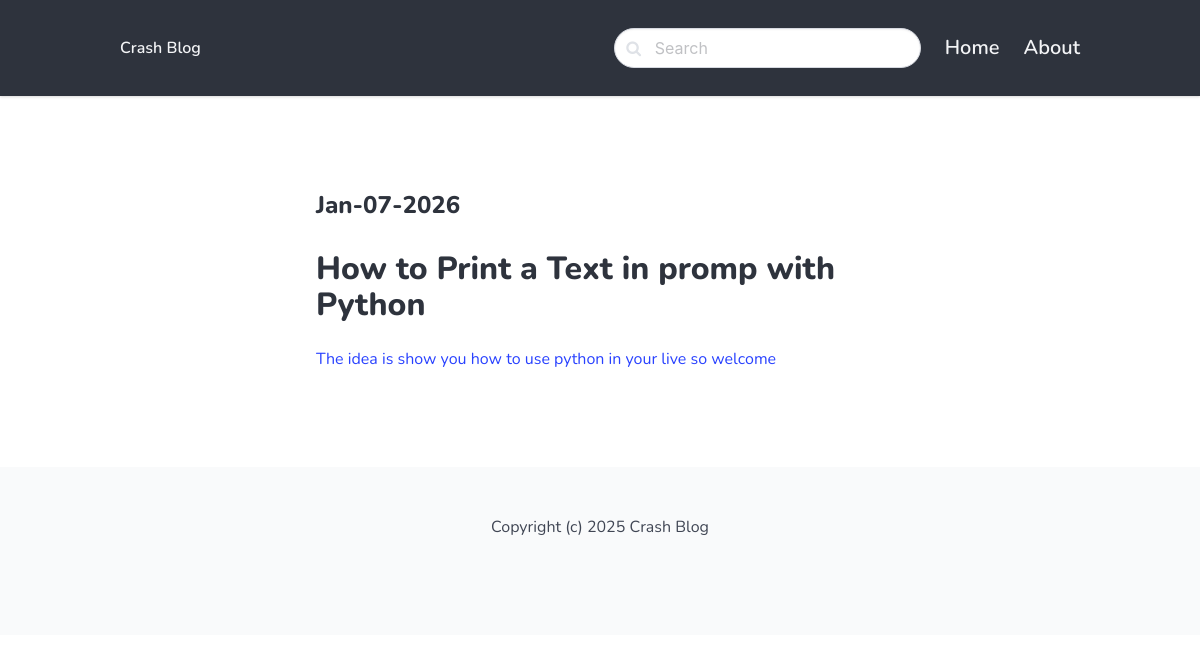
Page /python/ on the committed database.
### blog/models.py (models this page shows, shortened)
class Post(models.Model):
    ACTIVE = 'active'
    DRAFT = 'draft'
    CHOICE_STATUS = (
        (ACTIVE,'Active'),
        (DRAFT,'Draft'),
    )
    category = models.ForeignKey(Category, related_name='posts', on_delete=models.CASCADE)
    title = models.CharField(max_length=255)
    slug = models.SlugField()
    intro = models.TextField()
    body = models.TextField()
    created_at = models.DateTimeField(auto_now_add=True)
    status = models.CharField(max_length=10, choices=CHOICE_STATUS, default=DRAFT)
    image = models.ImageField(upload_to='uploads/', blank=True, null=True)
    class Meta:
        ordering = ('-created_at',)

### blog/views.py (the view)
# urls.py: path('<slug:slug>/', views.category, name='category_detail'),
def category(request, slug):
    category = get_object_or_404(Category,slug=slug, )
    posts = category.posts.filter(status=Post.ACTIVE)
    return render(request, 'blog/category.html',{'category':category, 'posts':posts})

### blog/templates/blog/category.html (shortened to what this page needs)
{% extends 'core/base.html' %}
{% block content %}
<section class="hero">
  <div class="hero-body">
    <div class="container">
      <section class="hero">
        <div class="columns">
          <div class="column is-8 is-offset-2">
            {% for post in category.posts.all %}
            <div class="content is medium">
              <a href="{% url 'post_detail' post.category.slug post.slug %}">
                <h2 class="subtitle is-4">
                  {{post.created_at | date:'M-d-Y'}}
                </h2>
                <h1 class="title">{{ post.title }}</h1>
                <p>{{ post.intro }}</p>
              </a>
            </div>
            {% endfor %}
          </div>
        </div>
      </section>
    </div>
  </div>
</section>
{% endblock %}

### core/templates/core/base.html (style rules this page uses)
body { font-family: "Nunito", sans-serif; }

### rows in the picture
Post: created_at "Jan-07-2026", title "How to Print a Text in promp with Python", intro "The idea is show you how to use python in your live so welcome"
